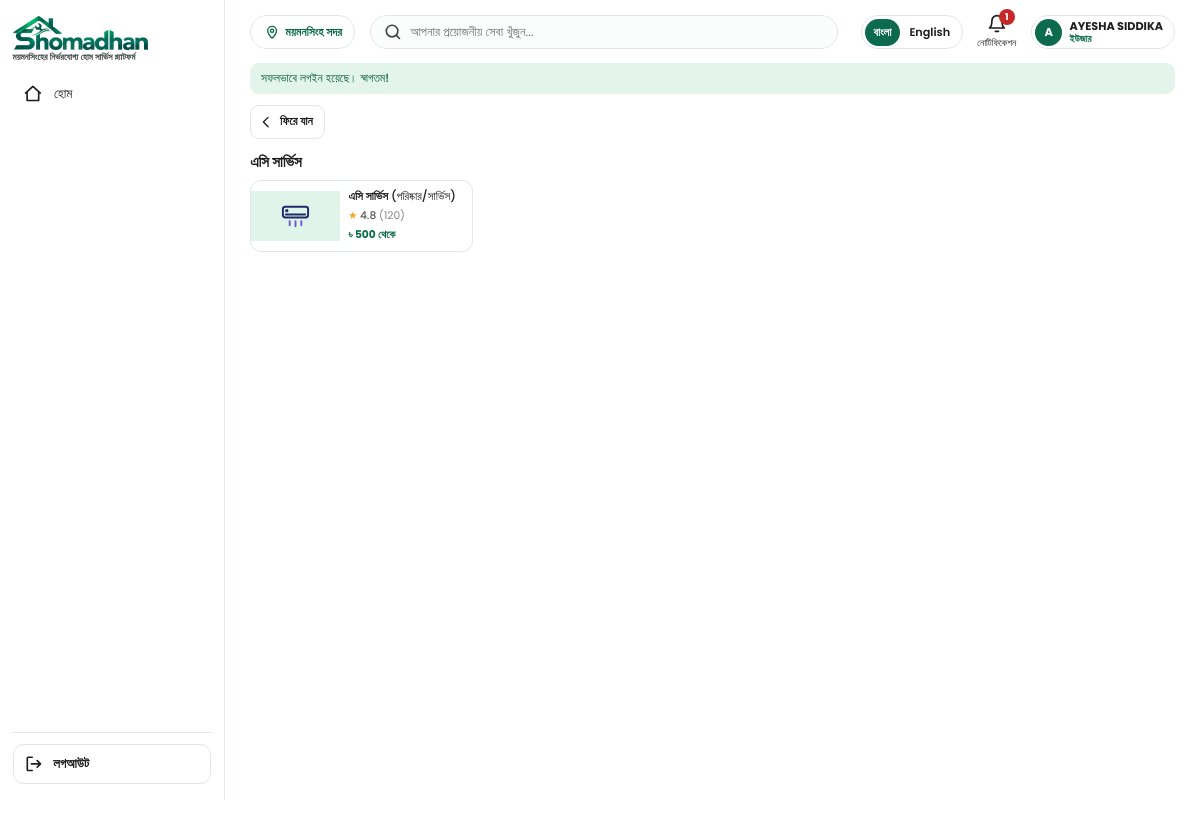
The app's page /public/user-dashboard.php?service=3 (signed in) with its own data.
### tables this page shows
CREATE TABLE `users` (
  `id`               INT UNSIGNED NOT NULL AUTO_INCREMENT,
  `name`             VARCHAR(50)  NOT NULL,
  `mobile`           CHAR(11)     NOT NULL,
  `email`            VARCHAR(60)  NULL DEFAULT NULL,
  `password`         VARCHAR(255) NOT NULL,                              
  `photo`            VARCHAR(255) NULL DEFAULT NULL,                     
  `area`             VARCHAR(60)  NOT NULL,
  `gender`           ENUM('male','female','other') NOT NULL,
  `status`           ENUM('active','inactive') NOT NULL DEFAULT 'active',
  `created_at`       DATETIME     NOT NULL DEFAULT CURRENT_TIMESTAMP,
  `last_login_at`    DATETIME     NULL DEFAULT NULL,
  `otp`              VARCHAR(255) NULL DEFAULT NULL,
  `otp_expires`      DATETIME     NULL DEFAULT NULL,
  `otp_attempts`     TINYINT UNSIGNED NOT NULL DEFAULT 0,
  `notifications_seen_at` DATETIME NULL DEFAULT NULL,                   
  `deleted_at`       DATETIME     NULL DEFAULT NULL,
  `deleted_by`       INT UNSIGNED NULL DEFAULT NULL,                    
  `live_mobile`      VARCHAR(11)  AS (IF(`deleted_at` IS NULL, RTRIM(`mobile`), NULL)) STORED,
  `live_email`       VARCHAR(60)  AS (IF(`deleted_at` IS NULL, `email`, NULL)) STORED,
  PRIMARY KEY (`id`),
  UNIQUE KEY `uq_users_mobile` (`live_mobile`),
  UNIQUE KEY `uq_users_email`  (`live_email`),
  KEY `idx_users_mobile` (`mobile`),
  KEY `idx_users_area` (`area`),
  KEY `idx_users_deleted_by` (`deleted_by`),
  CONSTRAINT `fk_users_area`       FOREIGN KEY (`area`)       REFERENCES `areas` (`name`) ON UPDATE CASCADE,
  CONSTRAINT `fk_users_deleted_by` FOREIGN KEY (`deleted_by`) REFERENCES `staff` (`id`) ON DELETE RESTRICT
);

CREATE TABLE `sub_services` (
  `id`           INT UNSIGNED NOT NULL AUTO_INCREMENT,
  `service_id`   INT UNSIGNED NOT NULL,
  `name_bn`      VARCHAR(80)  NOT NULL,
  `name_en`      VARCHAR(80)  NOT NULL,
  `detail_bn`    VARCHAR(120) NULL DEFAULT NULL,       
  `detail_en`    VARCHAR(120) NULL DEFAULT NULL,
  `image`        VARCHAR(255) NULL DEFAULT NULL,       
  `price`        INT UNSIGNED NOT NULL DEFAULT 0,      
  `rating`       DECIMAL(2,1) NOT NULL DEFAULT 0.0,    
  `rating_count` INT UNSIGNED NOT NULL DEFAULT 0,      
  `popular_rank` INT UNSIGNED NULL DEFAULT NULL,       
  `is_active`    TINYINT(1) NOT NULL DEFAULT 1,
  `created_at`   DATETIME NOT NULL DEFAULT CURRENT_TIMESTAMP,    
  `created_by` INT UNSIGNED NULL DEFAULT NULL,          
  PRIMARY KEY (`id`),
  KEY `idx_sub_services_service` (`service_id`),
  CONSTRAINT `fk_sub_services_service` FOREIGN KEY (`service_id`) REFERENCES `services` (`id`) ON DELETE RESTRICT,
  KEY `idx_sub_services_created_by` (`created_by`),
  CONSTRAINT `fk_sub_services_created_by` FOREIGN KEY (`created_by`) REFERENCES `staff` (`id`) ON DELETE RESTRICT
);

CREATE TABLE `services` (
  `id`         INT UNSIGNED NOT NULL AUTO_INCREMENT,
  `name_bn`    VARCHAR(60)  NOT NULL,
  `name_en`    VARCHAR(60)  NOT NULL,
  `icon`       VARCHAR(255) NOT NULL,                  
  `color`      ENUM('sand','sky','mint','rose','lilac','gray') NOT NULL DEFAULT 'mint',    
  `sort_order` INT NOT NULL DEFAULT 0,
  `is_active`  TINYINT(1) NOT NULL DEFAULT 1,
  `created_by` INT UNSIGNED NULL DEFAULT NULL,          
  PRIMARY KEY (`id`),
  KEY `idx_services_created_by` (`created_by`),
  CONSTRAINT `fk_services_created_by` FOREIGN KEY (`created_by`) REFERENCES `staff` (`id`) ON DELETE RESTRICT
);

### app/views/user/home.php (the view, shortened to what the rows shown need)
<?php
$nm  = function ($row, $f = 'name') use ($lang) { return $row[$f . '_' . $lang] ?? $row[$f . '_bn']; };
$card = function ($x, $isNew = false) use ($nm, $t) {
    ob_start(); ?>
    <a class="svc-card" href="user-dashboard.php?service=<?= (int)$x['service_id'] ?>">
        <span class="svc-img tile-<?= e($x['service_color']) ?>">
            <?php if ($x['image']): ?><img src="<?= e($x['image']) ?>" alt="" loading="lazy"><?php else: ?><img class="ph" src="<?= e($x['service_icon']) ?>" alt=""><?php endif; ?>
            <?php if ($isNew): ?><span class="badge-new"><?= e($t['home_new_badge']) ?></span><?php endif; ?>
        </span>
        <span class="svc-body">
            <span class="svc-name"><?= e($nm($x)) ?><?php if ($nm($x, 'detail')): ?> <span class="svc-detail"><?= e($nm($x, 'detail')) ?></span><?php endif; ?></span>
            <span class="svc-meta">
                <?php if ((float)$x['rating'] > 0): ?><span class="stars">★ <b><?= e($x['rating']) ?></b> <span>(<?= (int)$x['rating_count'] ?>)</span></span><?php else: ?><span></span><?php endif; ?>
                <span class="price">৳ <?= e(number_format((int)$x['price'])) ?> <?= e($t['home_from']) ?></span>
            </span>
        </span>
    </a>
    <?php return ob_get_clean();
};
$tile = function ($s) use ($nm) { ?>
    <a class="cat" href="user-dashboard.php?service=<?= (int)$s['id'] ?>">
        <span class="cat-ic tile-<?= e($s['color']) ?>"><img src="<?= e($s['icon']) ?>" alt=""></span>
        <span class="cat-name"><?= e($nm($s)) ?></span>
    </a>
<?php };
?>
<!DOCTYPE html>
<html lang="<?= e($lang) ?>">
<head>
</head>
<body>
<div class="shell">
    <header class="top">
        <div class="tools">
            <?php view('partials/me-chip', ['t' => $t, 'account' => $user + ['role' => 'user'], 'href' => 'profile.php']); ?>
        </div>
    </header>
    <main class="content" data-csrf="<?= e(csrf_token()) ?>">
        <?php if ($mode === 'home'): ?>
            <?php if ($banners): ?>
            <section class="slider" aria-label="<?= e($t['home_offers']) ?>">
                <div class="slides" id="slides">
                    <?php foreach ($banners as $i => $b): ?>
                        <div class="slide"><img src="<?= e($b['image']) ?>" alt="<?= e($b['title'] ?? '') ?>"<?= $i ? ' loading="lazy"' : '' ?>></div>
                    <?php endforeach; ?>
                </div>
                <?php if (count($banners) > 1): ?>
                    <button type="button" class="arrow prev" aria-label="Previous">‹</button>
                    <button type="button" class="arrow next" aria-label="Next">›</button>
                    <div class="dots"><?php foreach ($banners as $i => $b): ?><span<?= $i ? '' : ' class="on"' ?>></span><?php endforeach; ?></div>
                <?php endif; ?>
            </section>
            <?php endif; ?>
            <section class="sec">
                <div class="sec-head"><h2><?= e($t['home_categories']) ?></h2><a href="user-dashboard.php?list=services"><?= e($t['home_see_all_services']) ?> →</a></div>
                <div class="cats">
                    <?php foreach (array_slice($services, 0, 6) as $s) { $tile($s); } ?>
                </div>
            </section>
            <?php if ($popular): ?>
            <section class="sec">
                <div class="sec-head"><h2><?= e($t['home_popular']) ?></h2><a href="user-dashboard.php?list=popular"><?= e($t['home_see_all']) ?> →</a></div>
                <div class="cards home-cards"><?php foreach ($popular as $x) { echo $card($x); } ?></div>
            </section>
            <?php endif; ?>
            <?php if ($newest): ?>
            <section class="sec">
                <div class="sec-head"><h2><?= e($t['home_new']) ?></h2><a href="user-dashboard.php?list=new"><?= e($t['home_see_all']) ?> →</a></div>
                <div class="cards cards-new home-cards"><?php foreach ($newest as $x) { echo $card($x, true); } ?></div>
            </section>
            <?php endif; ?>
        <?php else: ?>
            <section class="sec">
                <div class="sec-head"><h2><?= e($title) ?></h2></div>
                <div class="cards cards-grid"><?php foreach ($items as $x) { echo $card($x); } ?></div>
            </section>
        <?php endif; ?>
    </main>
</div>
</body>
</html>

### app/views/partials/me-chip.php (shortened to what the rows shown need)
<a class="me-chip<?= !empty($on) ? ' on' : '' ?>" href="<?= e($href) ?>" title="<?= e($t['pf_menu']) ?>">
    <span><b><?= e($account['name'] ?? '') ?></b><small><?= e($t['pf_role_' . ($account['role'] ?? 'user')]) ?></small></span>
</a>

### records on screen
users: name "AYESHA SIDDIKA"
sub_services: service.icon (picture), name_bn "এসি সার্ভিস", detail_bn "(পরিষ্কার/সার্ভিস)", rating "4.8", rating_count "120", price "500"

### other values on screen
$t['tagline'] "ময়মনসিংহের নির্ভরযোগ্য হোম সার্ভিস প্ল্যাটফর্ম"
$t[$l[1]] "হোম"
$inner "লগআউট"
$t['home_location'] "ময়মনসিংহ সদর"
$unread "1"
$t['home_notifications'] "নোটিফিকেশন"
mb_substr(($name ?? '') !== '' ? $name : 'U', 0, 1, 'UTF-8') "A"
$t['pf_role_' . ($account['role'] ?? 'user')] "ইউজার"
$notice "সফলভাবে লগইন হয়েছে। স্বাগতম!"
$t['login_back'] "ফিরে যান"
$title "এসি সার্ভিস"
